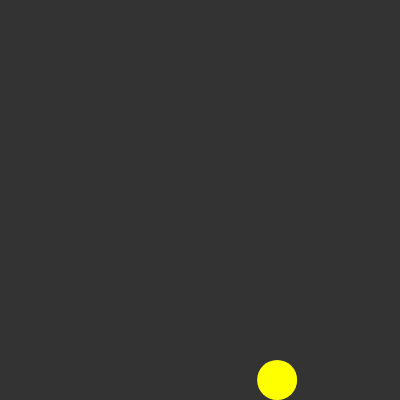
Frame 1 (no input)
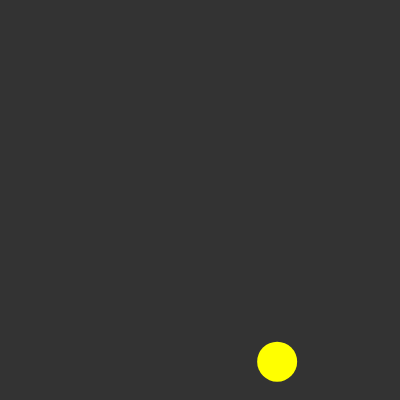
Frame 60 (no input)
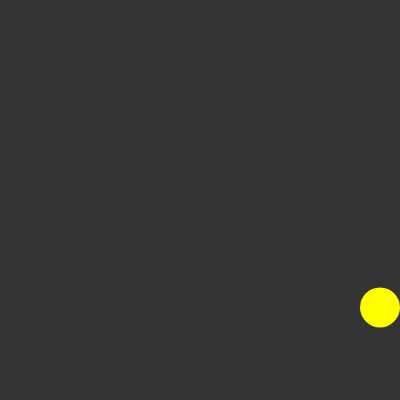
Frame 120 (the mouse pressed at the canvas centre since frame 60)

The p5.js sketch that drew these frames (run headless with seeded random() and noise() and a simulated clock; from frame 60 on, the mouse is pressed at the canvas centre):

// p5.js sketch
// ── sketch.js
let ballon;

function setup() {
  createCanvas(400, 400);
  ballon = new Balloon;
}

function draw() {
  background(51);
  ballon.update();
  ballon.checkEdges();
  ballon.show();
  if(mouseIsPressed){
    let wind = createVector(0.1, 0);
    ballon.applyForce(wind);
  }
}


// ── balloon.js
class Balloon{
    constructor(){
        this.position = createVector(random(20, width - 20), height - 20);
        this.velocity = createVector(0, 0);
        this.acceleration = createVector(0, 0);
    }
    update(){
        this.capSpeed();
        this.acceleration.y = -0.01;
        this.velocity.add(this.acceleration);        
        this.position.add(this.velocity);
        this.acceleration.mult(0);
    }
    show(){
        noStroke();
        fill(255, 255, 0);
        circle(this.position.x, this.position.y, 40);
    }
    checkEdges(){
        if(this.position.y <= 20){
            this.acceleration.y = 1;
            this.velocity.add(this.acceleration);
        }
        if(this.position.x >= width - 20){
            this.position.x = width - 20;
            this.velocity.x = 0;
        }
    }
    capSpeed(){
        if(this.acceleration.mag > 2){
            this.velocity.setMag(2);
        }
    }
    applyForce(force){
        this.acceleration.add(force);
    }
}
